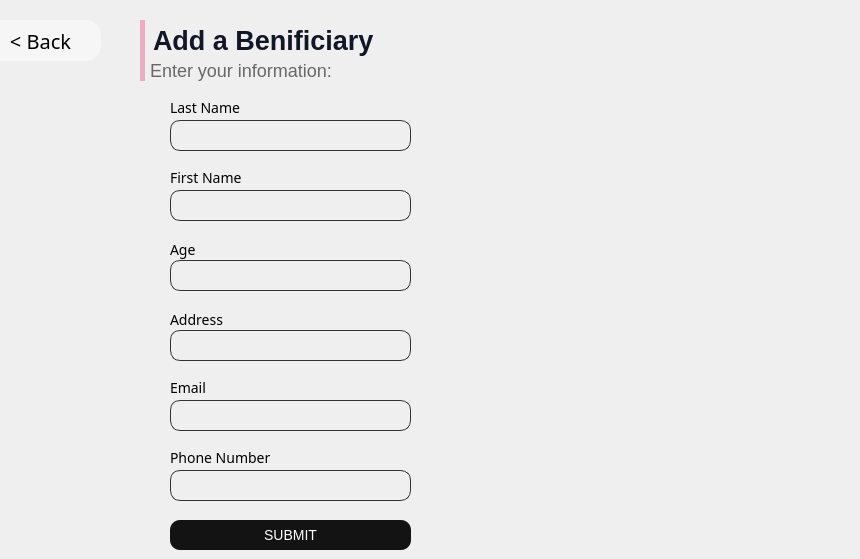
      <widget class="QWidget" name="page_23">
       <widget class="QLineEdit" name="lineEdit_nom_responsable_16">
        <property name="geometry">
         <rect>
          <x>170</x>
          <y>190</y>
          <width>241</width>
          <height>31</height>
         </rect>
        </property>
        <property name="styleSheet">
         <string notr="true">background-color: white; border-radius: 10px; 
background:rgba(0,0,0,0);
border: 1px solid rgb(50,50,50);
padding-left:5px;</string>
        </property>
       </widget>
       <widget class="QLabel" name="label_1367">
        <property name="geometry">
         <rect>
          <x>170</x>
          <y>100</y>
          <width>131</width>
          <height>16</height>
         </rect>
        </property>
        <property name="styleSheet">
         <string notr="true">font-family:Poppins;
font-weight:400;
font-size:14px;</string>
        </property>
        <property name="text">
         <string>Last Name</string>
        </property>
       </widget>
       <widget class="QLabel" name="label_1369">
        <property name="geometry">
         <rect>
          <x>170</x>
          <y>310</y>
          <width>71</width>
          <height>20</height>
         </rect>
        </property>
        <property name="styleSheet">
         <string notr="true">font-family:Poppins;
font-weight:400;
font-size:14px;</string>
        </property>
        <property name="text">
         <string>Address</string>
        </property>
       </widget>
       <widget class="QLabel" name="label_130">
        <property name="geometry">
         <rect>
          <x>500</x>
          <y>440</y>
          <width>251</width>
          <height>16</height>
         </rect>
        </property>
        <property name="styleSheet">
         <string notr="true">color: red;</string>
        </property>
        <property name="text">
         <string/>
        </property>
       </widget>
       <widget class="QPushButton" name="back1_btn_157">
        <property name="geometry">
         <rect>
          <x>-20</x>
          <y>20</y>
          <width>121</width>
          <height>41</height>
         </rect>
        </property>
        <property name="font">
         <font>
          <family>Poppins</family>
          <pointsize>15</pointsize>
          <weight>34</weight>
          <italic>false</italic>
          <bold>false</bold>
         </font>
        </property>
        <property name="cursor">
         <cursorShape>PointingHandCursor</cursorShape>
        </property>
        <property name="styleSheet">
         <string notr="true">QPushButton{
background-color:rgb(246, 246, 246);
border:0;
color:black;
	font: 75 15pt &quot;Poppins&quot;;
font-weight:275;
border-radius:15px;
}</string>
        </property>
        <property name="text">
         <string>&lt; Back</string>
        </property>
       </widget>
       <widget class="QLabel" name="label_131">
        <property name="geometry">
         <rect>
          <x>500</x>
          <y>370</y>
          <width>281</width>
          <height>16</height>
         </rect>
        </property>
        <property name="styleSheet">
         <string notr="true">color: red;</string>
        </property>
        <property name="text">
         <string/>
        </property>
       </widget>
       <widget class="QLabel" name="label_1370">
        <property name="geometry">
         <rect>
          <x>170</x>
          <y>380</y>
          <width>71</width>
          <height>16</height>
         </rect>
        </property>
        <property name="styleSheet">
         <string notr="true">font-family:Poppins;
font-weight:400;
font-size:14px;</string>
        </property>
        <property name="text">
         <string>Email</string>
        </property>
       </widget>
       <widget class="QLabel" name="label_132">
        <property name="geometry">
         <rect>
          <x>500</x>
          <y>230</y>
          <width>181</width>
          <height>16</height>
         </rect>
        </property>
        <property name="styleSheet">
         <string notr="true">color: red;</string>
        </property>
        <property name="text">
         <string/>
        </property>
       </widget>
       <widget class="QLabel" name="label_133">
        <property name="geometry">
         <rect>
          <x>500</x>
          <y>160</y>
          <width>191</width>
          <height>16</height>
         </rect>
        </property>
        <property name="styleSheet">
         <string notr="true">color: red;</string>
        </property>
        <property name="text">
         <string/>
        </property>
       </widget>
       <widget class="QLabel" name="label_1372">
        <property name="geometry">
         <rect>
          <x>170</x>
          <y>240</y>
          <width>47</width>
          <height>20</height>
         </rect>
        </property>
        <property name="styleSheet">
         <string notr="true">font-family:Poppins;
font-weight:400;
font-size:14px;</string>
        </property>
        <property name="text">
         <string>Age</string>
        </property>
       </widget>
       <widget class="QLabel" name="label_1373">
        <property name="geometry">
         <rect>
          <x>140</x>
          <y>20</y>
          <width>371</width>
          <height>41</height>
         </rect>
        </property>
        <property name="styleSheet">
         <string notr="true">font-family: 'Poppins';
font-style: normal;
background:rgba(0,0,0,0);
font-weight: 600;
font-size: 27px;
color: rgb(18,23,40);
border-left: 5px solid rgb(237,172,195);
padding-left: 1px;

</string>
        </property>
        <property name="text">
         <string>Add a Benificiary</string>
        </property>
       </widget>
       <widget class="QLabel" name="label_1368">
        <property name="geometry">
         <rect>
          <x>170</x>
          <y>170</y>
          <width>91</width>
          <height>16</height>
         </rect>
        </property>
        <property name="styleSheet">
         <string notr="true">font-family:Poppins;
font-weight:400;
font-size:14px;</string>
        </property>
        <property name="text">
         <string>First Name</string>
        </property>
       </widget>
       <widget class="QLineEdit" name="lineEdit_adresse_ass_16">
        <property name="geometry">
         <rect>
          <x>170</x>
          <y>330</y>
          <width>241</width>
          <height>31</height>
         </rect>
        </property>
        <property name="styleSheet">
         <string notr="true">background-color: white; border-radius: 10px; 
background:rgba(0,0,0,0);
border: 1px solid rgb(50,50,50);
padding-left:5px;</string>
        </property>
       </widget>
       <widget class="QLineEdit" name="lineEdit_nom_ass_16">
        <property name="geometry">
         <rect>
          <x>170</x>
          <y>120</y>
          <width>241</width>
          <height>31</height>
         </rect>
        </property>
        <property name="styleSheet">
         <string notr="true">background-color: white; border-radius: 10px; 
background:rgba(0,0,0,0);
border: 1px solid rgb(50,50,50);
padding-left:5px;</string>
        </property>
       </widget>
       <widget class="QLineEdit" name="lineEdit_email_ass_16">
        <property name="geometry">
         <rect>
          <x>170</x>
          <y>400</y>
          <width>241</width>
          <height>31</height>
         </rect>
        </property>
        <property name="styleSheet">
         <string notr="true">background-color: white; border-radius: 10px; 
background:rgba(0,0,0,0);
border: 1px solid rgb(50,50,50);
padding-left:5px;</string>
        </property>
       </widget>
       <widget class="QLineEdit" name="lineEdit_agee">
        <property name="geometry">
         <rect>
          <x>170</x>
          <y>260</y>
          <width>241</width>
          <height>31</height>
         </rect>
        </property>
        <property name="styleSheet">
         <string notr="true">background-color: white; border-radius: 10px; 
background:rgba(0,0,0,0);
border: 1px solid rgb(50,50,50);
padding-left:5px;</string>
        </property>
       </widget>
       <widget class="QLabel" name="label_1374">
        <property name="geometry">
         <rect>
          <x>140</x>
          <y>60</y>
          <width>411</width>
          <height>21</height>
         </rect>
        </property>
        <property name="styleSheet">
         <string notr="true">font-family: 'Poppins';
font-style: normal;
background:rgba(0,0,0,0);
font-weight: 275;
font-size: 18px;
color: rgb(104,104,104);
border-left: 5px solid rgb(237,172,195);
padding-left: 1px;

</string>
        </property>
        <property name="text">
         <string>Enter your information:</string>
        </property>
       </widget>
       <widget class="QLabel" name="label_134">
        <property name="geometry">
         <rect>
          <x>500</x>
          <y>510</y>
          <width>351</width>
          <height>16</height>
         </rect>
        </property>
        <property name="styleSheet">
         <string notr="true">color: red;</string>
        </property>
        <property name="text">
         <string/>
        </property>
       </widget>
       <widget class="QLabel" name="label_135">
        <property name="geometry">
         <rect>
          <x>500</x>
          <y>300</y>
          <width>221</width>
          <height>16</height>
         </rect>
        </property>
        <property name="styleSheet">
         <string notr="true">color: red;</string>
        </property>
        <property name="text">
         <string/>
        </property>
       </widget>
       <widget class="QLabel" name="label_1371">
        <property name="geometry">
         <rect>
          <x>170</x>
          <y>450</y>
          <width>111</width>
          <height>16</height>
         </rect>
        </property>
        <property name="styleSheet">
         <string notr="true">font-family:Poppins;
font-weight:400;
font-size:14px;</string>
        </property>
        <property name="text">
         <string>Phone Number </string>
        </property>
       </widget>
       <widget class="QLineEdit" name="lineEdit_telephone_ass_16">
        <property name="geometry">
         <rect>
          <x>170</x>
          <y>470</y>
          <width>241</width>
          <height>31</height>
         </rect>
        </property>
        <property name="styleSheet">
         <string notr="true">background-color: white; border-radius: 10px; 
background:rgba(0,0,0,0);
border: 1px solid rgb(50,50,50);
padding-left:5px;</string>
        </property>
       </widget>
       <widget class="QPushButton" name="pushButton_349">
        <property name="geometry">
         <rect>
          <x>170</x>
          <y>520</y>
          <width>241</width>
          <height>30</height>
         </rect>
        </property>
        <property name="cursor">
         <cursorShape>PointingHandCursor</cursorShape>
        </property>
        <property name="styleSheet">
         <string notr="true">QPushButton{
border-radius: 10px; 
font-family: 'Poppins';
font-style: normal;
font-weight: 400;
font-size: 14px;
background:rgb(19,19,19);
color:white;
}
QPushButton:hover{
background:rgb(129, 129, 129);
}

</string>
        </property>
        <property name="text">
         <string>SUBMIT</string>
        </property>
       </widget>
      </widget>
